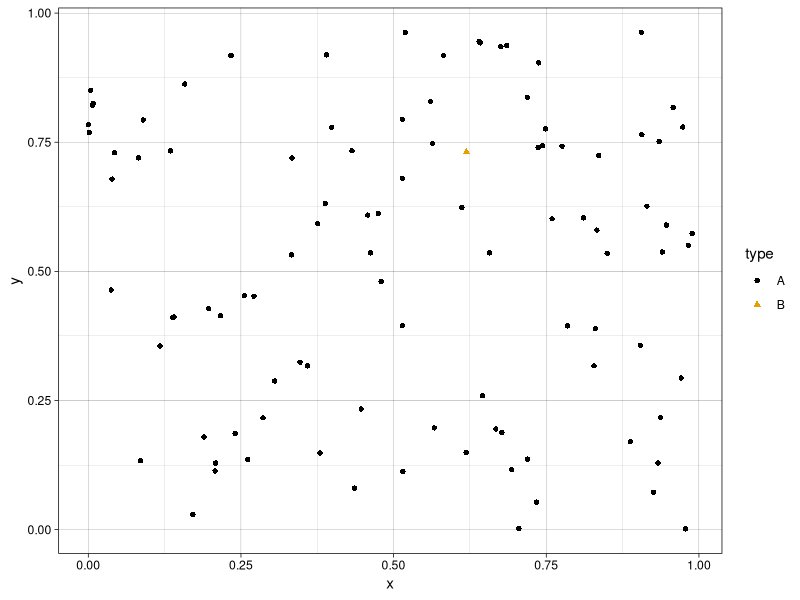

Reproduce this figure in R.
## ---- chunk 1
knitr::opts_chunk$set(echo = TRUE)

#load libraries
library(knitr)
library(ggthemes)
library(tidyverse)
## ---- chunk 2
#ctrl+alt+i creates an r block
#set seed to get reproducible results
#so you get the same random numbers
set.seed(42)

#create random data set
my_random_data <- data.frame(x = runif(100),
                             y = runif(100),
                             size=runif(100),
                             type = c(rep("A", times = 99), "B"))


## ---- chunk 3
my_random_data %>% 
  ggplot(aes(x=x,
             y=y,
             shape=type,
             color=type,)) +
  geom_point() +
  scale_color_colorblind() +
  theme_linedraw()
